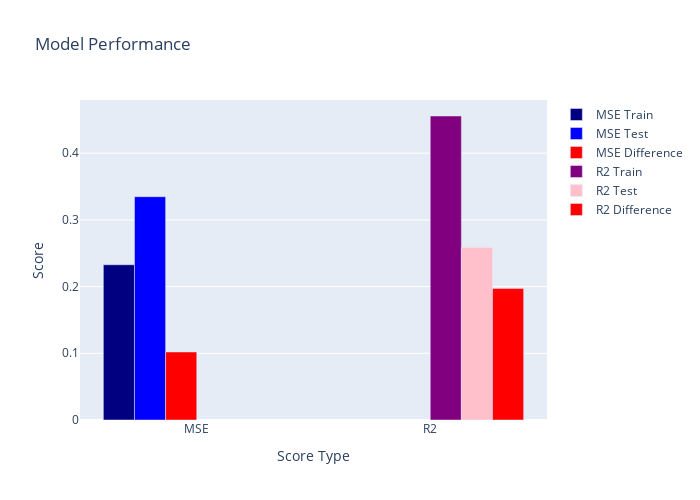

The cell this chart's notebook holds for it:
### Code cell
# Create a Random Forest Regressor model

from sklearn.ensemble import RandomForestRegressor

model = RandomForestRegressor(max_depth=5, 
                              n_estimators=500, 
                              n_jobs=-1)

# Train the model
model.fit(df_x_select, df_y)

# Get the training MSE, R2 score, Testing MSE, and R2 score
mse_train = mean_squared_error(df_y, model.predict(df_x_select))
r2_train = r2_score(df_y, model.predict(df_x_select))
mse_test = mean_squared_error(df_test_y, model.predict(df_test_x_select))
r2_test = r2_score(df_test_y, model.predict(df_test_x_select))

# Print the training MSE and R2 score
print('Training MSE: ', mse_train)
print('Training R2: ', r2_train)

# Print the testing MSE and R2 score
print('Testing MSE: ', mse_test)
print('Testing R2: ', r2_test)

# Display the scores
plot_scores(mse_train, r2_train, mse_test, r2_test)
# Save the model
pickle.dump(model, open('models/regression/rf.pkl', 'wb'))

### Figure 1 — Plotly figure (JSON) as saved in the notebook; plotly's stock layout.template omitted (floating-point values rounded to 4 significant figures)
{"data": [{"marker": {"color": "navy"}, "name": "MSE Train", "type": "bar", "x": ["MSE"], "y": [0.2328]}, {"marker": {"color": "blue"}, "name": "MSE Test", "type": "bar", "x": ["MSE"], "y": [0.3347]}, {"marker": {"color": "red"}, "name": "MSE Difference", "type": "bar", "x": ["MSE"], "y": [0.102]}, {"marker": {"color": "purple"}, "name": "R2 Train", "type": "bar", "x": ["R2"], "y": [0.4557]}, {"marker": {"color": "pink"}, "name": "R2 Test", "type": "bar", "x": ["R2"], "y": [0.2584]}, {"marker": {"color": "red"}, "name": "R2 Difference", "type": "bar", "x": ["R2"], "y": [0.1973]}], "layout": {"height": 500, "title": {"text": "Model Performance"}, "width": 700, "xaxis": {"title": {"text": "Score Type"}}, "yaxis": {"title": {"text": "Score"}}}}
